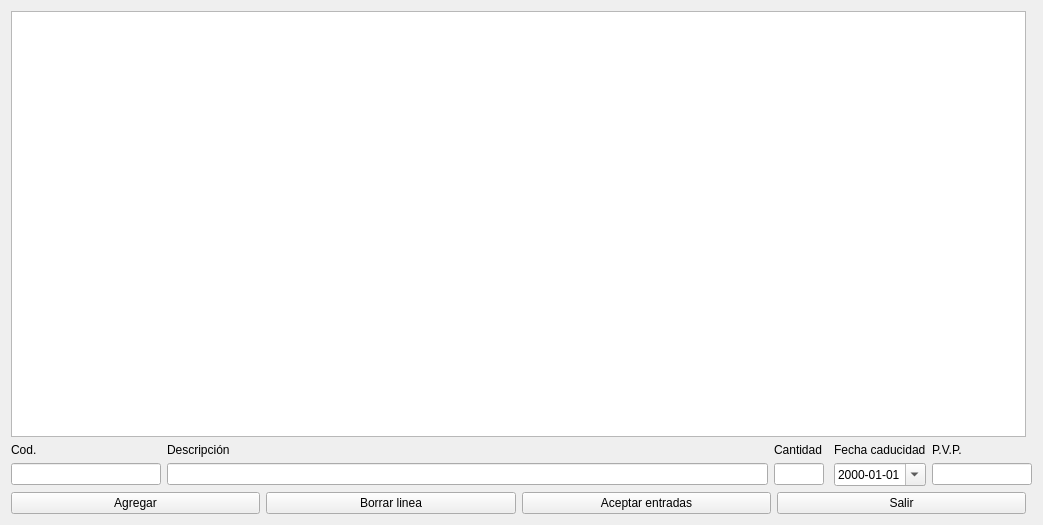
<?xml version="1.0" encoding="UTF-8"?>
<ui version="4.0">
 <class>EntradaMercancia</class>
 <widget class="QDialog" name="EntradaMercancia">
  <property name="geometry">
   <rect>
    <x>0</x>
    <y>0</y>
    <width>1043</width>
    <height>525</height>
   </rect>
  </property>
  <property name="windowTitle">
   <string>Dialog</string>
  </property>
  <layout class="QGridLayout" name="gridLayout_2">
   <item row="0" column="0">
    <widget class="QTableView" name="tableView"/>
   </item>
   <item row="1" column="0" colspan="2">
    <layout class="QGridLayout" name="gridLayout">
     <item row="0" column="0">
      <widget class="QLabel" name="label">
       <property name="text">
        <string>Cod.</string>
       </property>
      </widget>
     </item>
     <item row="0" column="1">
      <widget class="QLabel" name="label_2">
       <property name="text">
        <string>Descripción</string>
       </property>
      </widget>
     </item>
     <item row="0" column="2">
      <widget class="QLabel" name="label_3">
       <property name="text">
        <string>Cantidad</string>
       </property>
      </widget>
     </item>
     <item row="1" column="0">
      <widget class="QLineEdit" name="lineEditCod">
       <property name="maximumSize">
        <size>
         <width>150</width>
         <height>16777215</height>
        </size>
       </property>
       <property name="maxLength">
        <number>13</number>
       </property>
      </widget>
     </item>
     <item row="1" column="1">
      <widget class="QLineEdit" name="lineEditDesc"/>
     </item>
     <item row="1" column="2" colspan="2">
      <widget class="QLineEdit" name="lineEditUds">
       <property name="maximumSize">
        <size>
         <width>50</width>
         <height>16777215</height>
        </size>
       </property>
       <property name="maxLength">
        <number>3</number>
       </property>
      </widget>
     </item>
     <item row="1" column="4" colspan="2">
      <widget class="QDateEdit" name="dateEditCaducidad">
       <property name="displayFormat">
        <string>yyyy-MM-dd</string>
       </property>
       <property name="calendarPopup">
        <bool>true</bool>
       </property>
      </widget>
     </item>
     <item row="0" column="6">
      <widget class="QLabel" name="label_5">
       <property name="text">
        <string>P.V.P.</string>
       </property>
      </widget>
     </item>
     <item row="0" column="4" colspan="2">
      <widget class="QLabel" name="label_4">
       <property name="text">
        <string>Fecha caducidad</string>
       </property>
      </widget>
     </item>
     <item row="1" column="6">
      <widget class="QLineEdit" name="lineEditPVP">
       <property name="maximumSize">
        <size>
         <width>100</width>
         <height>16777215</height>
        </size>
       </property>
       <property name="maxLength">
        <number>6</number>
       </property>
      </widget>
     </item>
    </layout>
   </item>
   <item row="2" column="0">
    <layout class="QHBoxLayout" name="horizontalLayout">
     <item>
      <widget class="QPushButton" name="pushButtonAgregarLinea">
       <property name="text">
        <string>Agregar</string>
       </property>
       <property name="autoDefault">
        <bool>false</bool>
       </property>
      </widget>
     </item>
     <item>
      <widget class="QPushButton" name="pushButtonBorrar">
       <property name="text">
        <string>Borrar linea</string>
       </property>
       <property name="autoDefault">
        <bool>false</bool>
       </property>
      </widget>
     </item>
     <item>
      <widget class="QPushButton" name="pushButtonAceptar">
       <property name="text">
        <string>Aceptar entradas</string>
       </property>
       <property name="autoDefault">
        <bool>false</bool>
       </property>
      </widget>
     </item>
     <item>
      <widget class="QPushButton" name="pushButtonSalir">
       <property name="focusPolicy">
        <enum>Qt::ClickFocus</enum>
       </property>
       <property name="text">
        <string>Salir</string>
       </property>
       <property name="autoDefault">
        <bool>false</bool>
       </property>
      </widget>
     </item>
    </layout>
   </item>
  </layout>
 </widget>
 <tabstops>
  <tabstop>lineEditCod</tabstop>
  <tabstop>lineEditDesc</tabstop>
  <tabstop>lineEditUds</tabstop>
  <tabstop>dateEditCaducidad</tabstop>
  <tabstop>lineEditPVP</tabstop>
  <tabstop>pushButtonAgregarLinea</tabstop>
  <tabstop>pushButtonBorrar</tabstop>
  <tabstop>pushButtonAceptar</tabstop>
  <tabstop>tableView</tabstop>
 </tabstops>
 <resources/>
 <connections>
  <connection>
   <sender>pushButtonSalir</sender>
   <signal>clicked()</signal>
   <receiver>EntradaMercancia</receiver>
   <slot>close()</slot>
   <hints>
    <hint type="sourcelabel">
     <x>519</x>
     <y>508</y>
    </hint>
    <hint type="destinationlabel">
     <x>1041</x>
     <y>489</y>
    </hint>
   </hints>
  </connection>
 </connections>
</ui>
